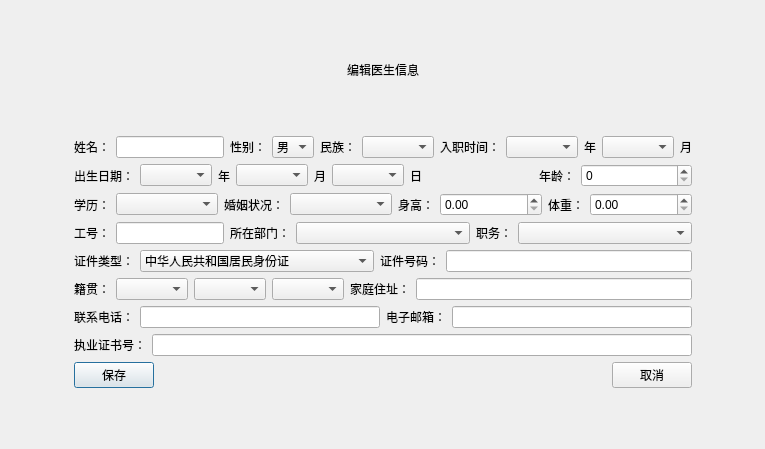
<?xml version="1.0" encoding="UTF-8"?>
<ui version="4.0">
 <class>DoctorEditView</class>
 <widget class="QDialog" name="DoctorEditView">
  <property name="geometry">
   <rect>
    <x>0</x>
    <y>0</y>
    <width>765</width>
    <height>449</height>
   </rect>
  </property>
  <property name="windowTitle">
   <string>医疗信息管理系统</string>
  </property>
  <layout class="QGridLayout" name="gridLayout">
   <item row="0" column="1">
    <spacer name="verticalSpacer">
     <property name="orientation">
      <enum>Qt::Orientation::Vertical</enum>
     </property>
     <property name="sizeHint" stdset="0">
      <size>
       <width>20</width>
       <height>21</height>
      </size>
     </property>
    </spacer>
   </item>
   <item row="1" column="1">
    <widget class="QLabel" name="label_32">
     <property name="sizePolicy">
      <sizepolicy hsizetype="Preferred" vsizetype="Preferred">
       <horstretch>0</horstretch>
       <verstretch>0</verstretch>
      </sizepolicy>
     </property>
     <property name="layoutDirection">
      <enum>Qt::LayoutDirection::LeftToRight</enum>
     </property>
     <property name="text">
      <string>编辑医生信息</string>
     </property>
     <property name="alignment">
      <set>Qt::AlignmentFlag::AlignCenter</set>
     </property>
    </widget>
   </item>
   <item row="2" column="1">
    <spacer name="verticalSpacer_3">
     <property name="orientation">
      <enum>Qt::Orientation::Vertical</enum>
     </property>
     <property name="sizeHint" stdset="0">
      <size>
       <width>20</width>
       <height>21</height>
      </size>
     </property>
    </spacer>
   </item>
   <item row="3" column="0">
    <spacer name="horizontalSpacer_9">
     <property name="orientation">
      <enum>Qt::Orientation::Horizontal</enum>
     </property>
     <property name="sizeHint" stdset="0">
      <size>
       <width>32</width>
       <height>20</height>
      </size>
     </property>
    </spacer>
   </item>
   <item row="3" column="1">
    <layout class="QVBoxLayout" name="verticalLayout_2">
     <item>
      <layout class="QVBoxLayout" name="verticalLayout">
       <item>
        <layout class="QHBoxLayout" name="horizontalLayout_8">
         <item>
          <widget class="QLabel" name="label">
           <property name="text">
            <string>姓名：</string>
           </property>
          </widget>
         </item>
         <item>
          <widget class="QLineEdit" name="lineEdit"/>
         </item>
         <item>
          <widget class="QLabel" name="label_2">
           <property name="text">
            <string>性别：</string>
           </property>
          </widget>
         </item>
         <item>
          <widget class="QComboBox" name="comboBox">
           <item>
            <property name="text">
             <string>男</string>
            </property>
           </item>
           <item>
            <property name="text">
             <string>女</string>
            </property>
           </item>
          </widget>
         </item>
         <item>
          <widget class="QLabel" name="label_25">
           <property name="text">
            <string>民族：</string>
           </property>
          </widget>
         </item>
         <item>
          <widget class="QComboBox" name="comboBox_15"/>
         </item>
         <item>
          <widget class="QLabel" name="label_17">
           <property name="text">
            <string>入职时间：</string>
           </property>
          </widget>
         </item>
         <item>
          <widget class="QComboBox" name="comboBox_6"/>
         </item>
         <item>
          <widget class="QLabel" name="label_18">
           <property name="text">
            <string>年</string>
           </property>
          </widget>
         </item>
         <item>
          <widget class="QComboBox" name="comboBox_7"/>
         </item>
         <item>
          <widget class="QLabel" name="label_19">
           <property name="text">
            <string>月</string>
           </property>
          </widget>
         </item>
        </layout>
       </item>
       <item>
        <layout class="QHBoxLayout" name="horizontalLayout_9">
         <item>
          <widget class="QLabel" name="label_6">
           <property name="sizePolicy">
            <sizepolicy hsizetype="Fixed" vsizetype="Preferred">
             <horstretch>0</horstretch>
             <verstretch>0</verstretch>
            </sizepolicy>
           </property>
           <property name="text">
            <string>出生日期：</string>
           </property>
          </widget>
         </item>
         <item>
          <widget class="QComboBox" name="comboBox_2">
           <property name="sizePolicy">
            <sizepolicy hsizetype="Fixed" vsizetype="Fixed">
             <horstretch>0</horstretch>
             <verstretch>0</verstretch>
            </sizepolicy>
           </property>
          </widget>
         </item>
         <item>
          <widget class="QLabel" name="label_7">
           <property name="sizePolicy">
            <sizepolicy hsizetype="Fixed" vsizetype="Preferred">
             <horstretch>0</horstretch>
             <verstretch>0</verstretch>
            </sizepolicy>
           </property>
           <property name="text">
            <string>年</string>
           </property>
          </widget>
         </item>
         <item>
          <widget class="QComboBox" name="comboBox_3">
           <property name="sizePolicy">
            <sizepolicy hsizetype="Fixed" vsizetype="Fixed">
             <horstretch>0</horstretch>
             <verstretch>0</verstretch>
            </sizepolicy>
           </property>
          </widget>
         </item>
         <item>
          <widget class="QLabel" name="label_8">
           <property name="sizePolicy">
            <sizepolicy hsizetype="Fixed" vsizetype="Preferred">
             <horstretch>0</horstretch>
             <verstretch>0</verstretch>
            </sizepolicy>
           </property>
           <property name="text">
            <string>月</string>
           </property>
          </widget>
         </item>
         <item>
          <widget class="QComboBox" name="comboBox_4">
           <property name="sizePolicy">
            <sizepolicy hsizetype="Fixed" vsizetype="Fixed">
             <horstretch>0</horstretch>
             <verstretch>0</verstretch>
            </sizepolicy>
           </property>
          </widget>
         </item>
         <item>
          <widget class="QLabel" name="label_9">
           <property name="sizePolicy">
            <sizepolicy hsizetype="Fixed" vsizetype="Preferred">
             <horstretch>0</horstretch>
             <verstretch>0</verstretch>
            </sizepolicy>
           </property>
           <property name="text">
            <string>日</string>
           </property>
          </widget>
         </item>
         <item>
          <spacer name="horizontalSpacer">
           <property name="orientation">
            <enum>Qt::Orientation::Horizontal</enum>
           </property>
           <property name="sizeHint" stdset="0">
            <size>
             <width>40</width>
             <height>20</height>
            </size>
           </property>
          </spacer>
         </item>
         <item>
          <widget class="QLabel" name="label_3">
           <property name="sizePolicy">
            <sizepolicy hsizetype="Fixed" vsizetype="Preferred">
             <horstretch>0</horstretch>
             <verstretch>0</verstretch>
            </sizepolicy>
           </property>
           <property name="text">
            <string>年龄：</string>
           </property>
          </widget>
         </item>
         <item>
          <widget class="QSpinBox" name="spinBox">
           <property name="sizePolicy">
            <sizepolicy hsizetype="Expanding" vsizetype="Fixed">
             <horstretch>0</horstretch>
             <verstretch>0</verstretch>
            </sizepolicy>
           </property>
          </widget>
         </item>
        </layout>
       </item>
       <item>
        <layout class="QHBoxLayout" name="horizontalLayout_7">
         <item>
          <widget class="QLabel" name="label_22">
           <property name="sizePolicy">
            <sizepolicy hsizetype="Fixed" vsizetype="Preferred">
             <horstretch>0</horstretch>
             <verstretch>0</verstretch>
            </sizepolicy>
           </property>
           <property name="text">
            <string>学历：</string>
           </property>
          </widget>
         </item>
         <item>
          <widget class="QComboBox" name="comboBox_12"/>
         </item>
         <item>
          <widget class="QLabel" name="label_23">
           <property name="sizePolicy">
            <sizepolicy hsizetype="Fixed" vsizetype="Preferred">
             <horstretch>0</horstretch>
             <verstretch>0</verstretch>
            </sizepolicy>
           </property>
           <property name="text">
            <string>婚姻状况：</string>
           </property>
          </widget>
         </item>
         <item>
          <widget class="QComboBox" name="comboBox_13"/>
         </item>
         <item>
          <widget class="QLabel" name="label_4">
           <property name="sizePolicy">
            <sizepolicy hsizetype="Fixed" vsizetype="Preferred">
             <horstretch>0</horstretch>
             <verstretch>0</verstretch>
            </sizepolicy>
           </property>
           <property name="text">
            <string>身高：</string>
           </property>
          </widget>
         </item>
         <item>
          <widget class="QDoubleSpinBox" name="doubleSpinBox"/>
         </item>
         <item>
          <widget class="QLabel" name="label_5">
           <property name="sizePolicy">
            <sizepolicy hsizetype="Fixed" vsizetype="Preferred">
             <horstretch>0</horstretch>
             <verstretch>0</verstretch>
            </sizepolicy>
           </property>
           <property name="text">
            <string>体重：</string>
           </property>
          </widget>
         </item>
         <item>
          <widget class="QDoubleSpinBox" name="doubleSpinBox_2"/>
         </item>
        </layout>
       </item>
       <item>
        <layout class="QHBoxLayout" name="horizontalLayout_4">
         <item>
          <widget class="QLabel" name="label_13">
           <property name="sizePolicy">
            <sizepolicy hsizetype="Fixed" vsizetype="Preferred">
             <horstretch>0</horstretch>
             <verstretch>0</verstretch>
            </sizepolicy>
           </property>
           <property name="text">
            <string>工号：</string>
           </property>
          </widget>
         </item>
         <item>
          <widget class="QLineEdit" name="lineEdit_5">
           <property name="sizePolicy">
            <sizepolicy hsizetype="Fixed" vsizetype="Fixed">
             <horstretch>0</horstretch>
             <verstretch>0</verstretch>
            </sizepolicy>
           </property>
          </widget>
         </item>
         <item>
          <widget class="QLabel" name="label_24">
           <property name="sizePolicy">
            <sizepolicy hsizetype="Fixed" vsizetype="Preferred">
             <horstretch>0</horstretch>
             <verstretch>0</verstretch>
            </sizepolicy>
           </property>
           <property name="text">
            <string>所在部门：</string>
           </property>
          </widget>
         </item>
         <item>
          <widget class="QComboBox" name="comboBox_14"/>
         </item>
         <item>
          <widget class="QLabel" name="label_21">
           <property name="sizePolicy">
            <sizepolicy hsizetype="Fixed" vsizetype="Preferred">
             <horstretch>0</horstretch>
             <verstretch>0</verstretch>
            </sizepolicy>
           </property>
           <property name="text">
            <string>职务：</string>
           </property>
          </widget>
         </item>
         <item>
          <widget class="QComboBox" name="comboBox_11"/>
         </item>
        </layout>
       </item>
       <item>
        <layout class="QHBoxLayout" name="horizontalLayout_3">
         <item>
          <layout class="QHBoxLayout" name="horizontalLayout_2">
           <item>
            <widget class="QLabel" name="label_14">
             <property name="text">
              <string>证件类型：</string>
             </property>
            </widget>
           </item>
           <item>
            <widget class="QComboBox" name="comboBox_5">
             <item>
              <property name="text">
               <string>中华人民共和国居民身份证</string>
              </property>
             </item>
             <item>
              <property name="text">
               <string>台湾居民来往大陆通行证</string>
              </property>
             </item>
             <item>
              <property name="text">
               <string>港澳居民来往内地通行证</string>
              </property>
             </item>
             <item>
              <property name="text">
               <string>护照</string>
              </property>
             </item>
             <item>
              <property name="text">
               <string>香港身份证</string>
              </property>
             </item>
             <item>
              <property name="text">
               <string>澳门身份证</string>
              </property>
             </item>
             <item>
              <property name="text">
               <string>中华人民共和国外国人永久居留身份证</string>
              </property>
             </item>
             <item>
              <property name="text">
               <string>港澳居民居住证</string>
              </property>
             </item>
             <item>
              <property name="text">
               <string>台湾居民居住证</string>
              </property>
             </item>
            </widget>
           </item>
          </layout>
         </item>
         <item>
          <layout class="QHBoxLayout" name="horizontalLayout">
           <item>
            <widget class="QLabel" name="label_15">
             <property name="text">
              <string>证件号码：</string>
             </property>
            </widget>
           </item>
           <item>
            <widget class="QLineEdit" name="lineEdit_6"/>
           </item>
          </layout>
         </item>
        </layout>
       </item>
       <item>
        <layout class="QHBoxLayout" name="horizontalLayout_5">
         <item>
          <widget class="QLabel" name="label_20">
           <property name="text">
            <string>籍贯：</string>
           </property>
          </widget>
         </item>
         <item>
          <widget class="QComboBox" name="comboBox_8"/>
         </item>
         <item>
          <widget class="QComboBox" name="comboBox_9"/>
         </item>
         <item>
          <widget class="QComboBox" name="comboBox_10"/>
         </item>
         <item>
          <widget class="QLabel" name="label_11">
           <property name="text">
            <string>家庭住址：</string>
           </property>
          </widget>
         </item>
         <item>
          <widget class="QLineEdit" name="lineEdit_3"/>
         </item>
        </layout>
       </item>
       <item>
        <layout class="QHBoxLayout" name="horizontalLayout_6">
         <item>
          <widget class="QLabel" name="label_10">
           <property name="text">
            <string>联系电话：</string>
           </property>
          </widget>
         </item>
         <item>
          <widget class="QLineEdit" name="lineEdit_2"/>
         </item>
         <item>
          <widget class="QLabel" name="label_16">
           <property name="text">
            <string>电子邮箱：</string>
           </property>
          </widget>
         </item>
         <item>
          <widget class="QLineEdit" name="lineEdit_7"/>
         </item>
        </layout>
       </item>
       <item>
        <layout class="QHBoxLayout" name="horizontalLayout_10">
         <item>
          <widget class="QLabel" name="label_12">
           <property name="text">
            <string>执业证书号：</string>
           </property>
          </widget>
         </item>
         <item>
          <widget class="QLineEdit" name="lineEdit_4"/>
         </item>
        </layout>
       </item>
      </layout>
     </item>
     <item>
      <layout class="QHBoxLayout" name="horizontalLayout_11">
       <item>
        <widget class="QPushButton" name="btSaveDoctorMessage">
         <property name="text">
          <string>保存</string>
         </property>
        </widget>
       </item>
       <item>
        <spacer name="horizontalSpacer_2">
         <property name="orientation">
          <enum>Qt::Orientation::Horizontal</enum>
         </property>
         <property name="sizeHint" stdset="0">
          <size>
           <width>40</width>
           <height>20</height>
          </size>
         </property>
        </spacer>
       </item>
       <item>
        <widget class="QPushButton" name="btCancelDoctorMessage">
         <property name="text">
          <string>取消</string>
         </property>
        </widget>
       </item>
      </layout>
     </item>
    </layout>
   </item>
   <item row="3" column="2">
    <spacer name="horizontalSpacer_10">
     <property name="orientation">
      <enum>Qt::Orientation::Horizontal</enum>
     </property>
     <property name="sizeHint" stdset="0">
      <size>
       <width>31</width>
       <height>20</height>
      </size>
     </property>
    </spacer>
   </item>
   <item row="4" column="1">
    <spacer name="verticalSpacer_2">
     <property name="orientation">
      <enum>Qt::Orientation::Vertical</enum>
     </property>
     <property name="sizeHint" stdset="0">
      <size>
       <width>20</width>
       <height>21</height>
      </size>
     </property>
    </spacer>
   </item>
  </layout>
 </widget>
 <resources/>
 <connections/>
</ui>
